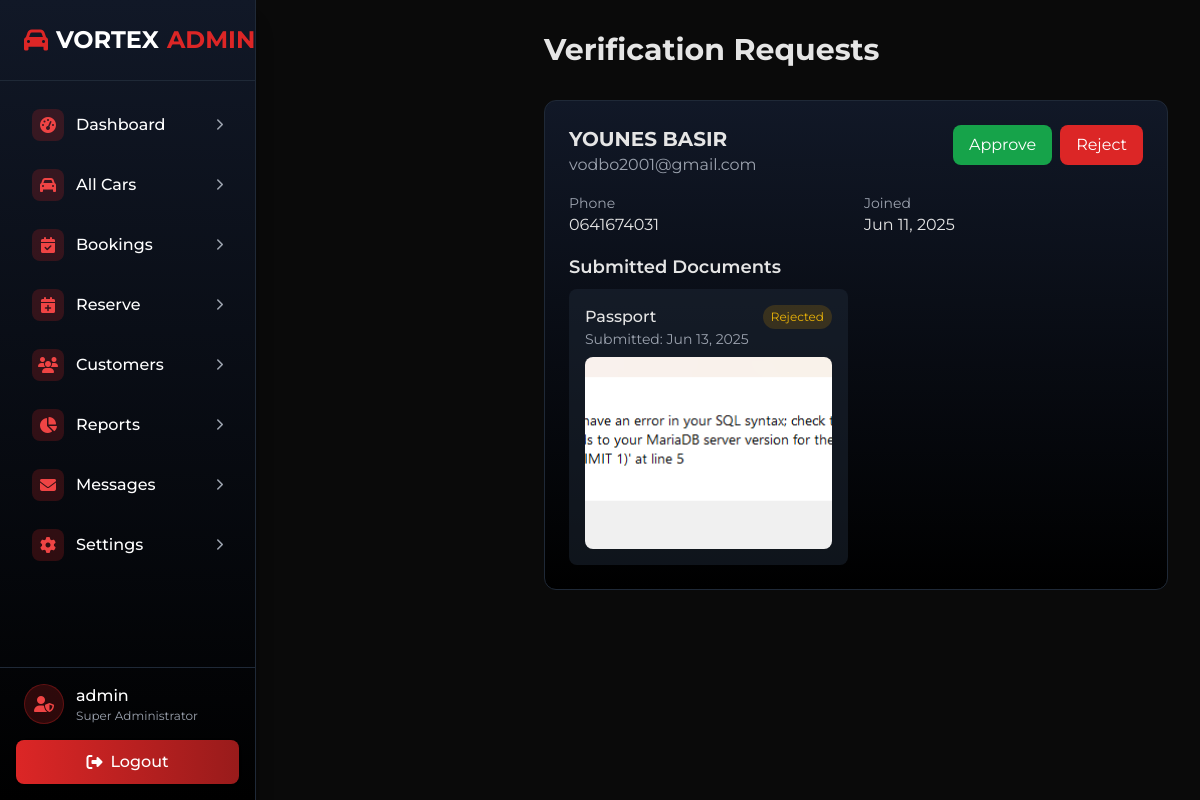
The app's page /admin_verification.php?user_id=1 (signed in) with its own data.
### tables this page shows
CREATE TABLE `users` (
  `id` int NOT NULL AUTO_INCREMENT,
  `username` varchar(50) NOT NULL,
  `email` varchar(100) NOT NULL,
  `password` varchar(255) NOT NULL,
  `full_name` varchar(100) NOT NULL,
  `phone` varchar(20) DEFAULT NULL,
  `created_at` timestamp NOT NULL DEFAULT CURRENT_TIMESTAMP,
  `is_verified` tinyint(1) DEFAULT '0',
  `verification_status` enum('pending','verified','rejected') DEFAULT 'pending',
  `verification_notes` text,
  `address` text,
  `admin_notes` text,
  PRIMARY KEY (`id`),
  UNIQUE KEY `username` (`username`),
  UNIQUE KEY `email` (`email`)
);

CREATE TABLE `verification_documents` (
  `id` int NOT NULL AUTO_INCREMENT,
  `user_id` int NOT NULL,
  `document_type` enum('passport','id_card') NOT NULL,
  `document_number` varchar(50) NOT NULL,
  `document_image` varchar(255) NOT NULL,
  `submission_date` timestamp NOT NULL DEFAULT CURRENT_TIMESTAMP,
  `expiry_date` date DEFAULT NULL,
  `status` enum('pending','approved','rejected') DEFAULT 'pending',
  `admin_notes` text,
  PRIMARY KEY (`id`),
  KEY `user_id` (`user_id`),
  CONSTRAINT `verification_documents_ibfk_1` FOREIGN KEY (`user_id`) REFERENCES `users` (`id`) ON DELETE CASCADE
);

### admin_verification.php (the view, shortened to what this page needs)
<?php
require_once 'db.php';
$user_id = isset($_GET['user_id']) ? (int)$_GET['user_id'] : null;
$user_query = "
    SELECT * FROM users
    WHERE id = ?
";
$stmt = $conn->prepare($user_query);
$stmt->bind_param("i", $user_id);
$stmt->execute();
$user = $stmt->get_result()->fetch_assoc();
$documents_query = "
    SELECT * FROM verification_documents
    WHERE user_id = ?
    ORDER BY submission_date DESC
";
$stmt = $conn->prepare($documents_query);
$stmt->bind_param("i", $user_id);
$stmt->execute();
$documents = $stmt->get_result()->fetch_all(MYSQLI_ASSOC);
$verification_data = [
    'user' => [
        'id' => $user['id'],
        'full_name' => $user['full_name'],
        'email' => $user['email'],
        'phone' => $user['phone'],
        'is_verified' => $user['is_verified'],
        'verification_status' => $user['verification_status'],
        'verification_notes' => $user['verification_notes'],
        'created_at' => $user['created_at']
    ],
    'documents' => array_map(function($doc) {
        return [
            'id' => $doc['id'],
            'type' => $doc['document_type'],
            'image' => $doc['document_image'],
            'submitted_at' => $doc['submission_date'],
            'status' => $doc['status'],
            'notes' => $doc['admin_notes']
        ];
    }, $documents)
];
?>
<!DOCTYPE html>
<html lang="en">
<head>
    <script src="https://cdn.tailwindcss.com"></script>
    <link rel="stylesheet" href="https://cdnjs.cloudflare.com/ajax/libs/font-awesome/6.4.0/css/all.min.css">
</head>
<body class="min-h-screen flex">
    <?php include 'sidebar.php'; ?>
    <div class="flex-1 ml-64">
        <div class="p-8">
            <div class="flex justify-between items-center mb-8">
                <h1 class="text-3xl font-bold">Verification Requests</h1>
            </div>
            <div class="bg-gradient-to-b from-gray-900 to-black rounded-xl border border-gray-800 p-6">
                <div class="flex justify-between items-start mb-4">
                    <div>
                        <h2 class="text-xl font-bold"><?php echo htmlspecialchars($verification_data['user']['full_name']); ?></h2>
                        <p class="text-gray-400"><?php echo htmlspecialchars($verification_data['user']['email']); ?></p>
                    </div>
                    <div class="flex gap-2">
                        <button onclick="openVerificationModal('approve', <?php echo $verification_data['user']['id']; ?>)"
                            class="px-4 py-2 bg-green-600 hover:bg-green-700 text-white rounded-lg transition">
                            Approve
                        </button>
                        <button onclick="openVerificationModal('reject', <?php echo $verification_data['user']['id']; ?>)"
                            class="px-4 py-2 bg-red-600 hover:bg-red-700 text-white rounded-lg transition">
                            Reject
                        </button>
                    </div>
                </div>
                <div class="grid grid-cols-1 md:grid-cols-2 gap-4 mb-4">
                    <div>
                        <p class="text-sm text-gray-400">Phone</p>
                        <p><?php echo htmlspecialchars($verification_data['user']['phone'] ?? 'Not provided'); ?></p>
                    </div>
                    <div>
                        <p class="text-sm text-gray-400">Joined</p>
                        <p><?php echo date('M d, Y', strtotime($verification_data['user']['created_at'])); ?></p>
                    </div>
                </div>
                <?php if (!empty($verification_data['documents'])): ?>
                    <div class="mt-4">
                        <h3 class="text-lg font-semibold mb-2">Submitted Documents</h3>
                        <div class="grid grid-cols-1 md:grid-cols-2 gap-4">
                            <?php foreach ($verification_data['documents'] as $document): ?>
                                <div class="bg-gray-800/50 rounded-lg p-4">
                                    <div class="flex justify-between items-start mb-2">
                                        <div>
                                            <p class="font-medium"><?php echo ucfirst($document['type']); ?></p>
                                            <p class="text-sm text-gray-400">
                                                Submitted: <?php echo date('M d, Y', strtotime($document['submitted_at'])); ?>
                                            </p>
                                        </div>
                                        <?php if ($document['status']): ?>
                                            <span class="px-2 py-1 text-xs rounded-full <?php
                                                echo $document['status'] === 'verified' ? 'bg-green-600/20 text-green-500' :
                                                    ($document['status'] === 'unverified' ? 'bg-red-600/20 text-red-500' : 'bg-yellow-600/20 text-yellow-500');
                                            ?>">
                                                <?php echo ucfirst($document['status']); ?>
                                            </span>
                                        <?php endif; ?>
                                    </div>
                                    <?php if ($document['image']): ?>
                                        <div class="mt-2">
                                            <img src="<?php echo htmlspecialchars($document['image']); ?>"
                                                 alt="Document"
                                                 class="w-full h-48 object-cover rounded-lg">
                                        </div>
                                    <?php endif; ?>
                                </div>
                            <?php endforeach; ?>
                        </div>
                    </div>
                <?php endif; ?>
            </div>
        </div>
    </div>
</body>
</html>

### admin_verification.php (style rules this page uses)
body { font-family: 'Montserrat', sans-serif; background-color: #0a0a0a; color: #e5e5e5; }

### records on screen
users: full_name "YOUNES BASIR", email "vodbo2001@gmail.com", phone "0641674031", created_at "Jun 11, 2025"
verification_documents: document_type "Passport", submission_date "Jun 13, 2025", status "Rejected", document_image (picture)

### other values on screen
$display_name "admin"
